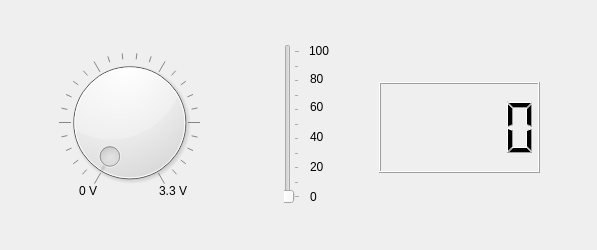
<?xml version="1.0" encoding="UTF-8"?>
<ui version="4.0">
 <class>Dialog</class>
 <widget class="QDialog" name="Dialog">
  <property name="geometry">
   <rect>
    <x>0</x>
    <y>0</y>
    <width>597</width>
    <height>250</height>
   </rect>
  </property>
  <property name="windowTitle">
   <string>Dialog</string>
  </property>
  <widget class="QLCDNumber" name="lcdNumber">
   <property name="geometry">
    <rect>
     <x>379</x>
     <y>82</y>
     <width>161</width>
     <height>91</height>
    </rect>
   </property>
  </widget>
  <widget class="QDial" name="dial">
   <property name="geometry">
    <rect>
     <x>59</x>
     <y>52</y>
     <width>141</width>
     <height>141</height>
    </rect>
   </property>
   <property name="autoFillBackground">
    <bool>false</bool>
   </property>
   <property name="maximum">
    <number>100</number>
   </property>
   <property name="value">
    <number>0</number>
   </property>
   <property name="invertedAppearance">
    <bool>false</bool>
   </property>
   <property name="wrapping">
    <bool>false</bool>
   </property>
   <property name="notchesVisible">
    <bool>true</bool>
   </property>
  </widget>
  <widget class="QSlider" name="verticalSlider">
   <property name="geometry">
    <rect>
     <x>284</x>
     <y>44</y>
     <width>16</width>
     <height>160</height>
    </rect>
   </property>
   <property name="maximum">
    <number>100</number>
   </property>
   <property name="value">
    <number>0</number>
   </property>
   <property name="orientation">
    <enum>Qt::Vertical</enum>
   </property>
   <property name="tickPosition">
    <enum>QSlider::TicksBelow</enum>
   </property>
   <property name="tickInterval">
    <number>0</number>
   </property>
  </widget>
  <widget class="QLabel" name="label">
   <property name="geometry">
    <rect>
     <x>79</x>
     <y>182</y>
     <width>67</width>
     <height>17</height>
    </rect>
   </property>
   <property name="text">
    <string>0 V</string>
   </property>
  </widget>
  <widget class="QLabel" name="label_2">
   <property name="geometry">
    <rect>
     <x>159</x>
     <y>182</y>
     <width>67</width>
     <height>17</height>
    </rect>
   </property>
   <property name="text">
    <string>3.3 V</string>
   </property>
  </widget>
  <widget class="QLabel" name="label_3">
   <property name="geometry">
    <rect>
     <x>310</x>
     <y>188</y>
     <width>67</width>
     <height>17</height>
    </rect>
   </property>
   <property name="text">
    <string>0</string>
   </property>
  </widget>
  <widget class="QLabel" name="label_4">
   <property name="geometry">
    <rect>
     <x>310</x>
     <y>158</y>
     <width>67</width>
     <height>17</height>
    </rect>
   </property>
   <property name="text">
    <string>20</string>
   </property>
  </widget>
  <widget class="QLabel" name="label_5">
   <property name="geometry">
    <rect>
     <x>310</x>
     <y>128</y>
     <width>67</width>
     <height>17</height>
    </rect>
   </property>
   <property name="text">
    <string>40</string>
   </property>
  </widget>
  <widget class="QLabel" name="label_6">
   <property name="geometry">
    <rect>
     <x>310</x>
     <y>98</y>
     <width>67</width>
     <height>17</height>
    </rect>
   </property>
   <property name="text">
    <string>60</string>
   </property>
  </widget>
  <widget class="QLabel" name="label_7">
   <property name="geometry">
    <rect>
     <x>310</x>
     <y>70</y>
     <width>67</width>
     <height>17</height>
    </rect>
   </property>
   <property name="text">
    <string>80</string>
   </property>
  </widget>
  <widget class="QLabel" name="label_8">
   <property name="geometry">
    <rect>
     <x>309</x>
     <y>42</y>
     <width>67</width>
     <height>17</height>
    </rect>
   </property>
   <property name="text">
    <string>100</string>
   </property>
  </widget>
 </widget>
 <resources/>
 <connections/>
</ui>
